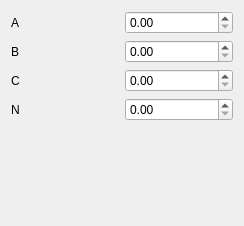
<?xml version="1.0" encoding="UTF-8"?>
<ui version="4.0">
 <class>ConicSpiralConfig</class>
 <widget class="QWidget" name="ConicSpiralConfig">
  <property name="geometry">
   <rect>
    <x>0</x>
    <y>0</y>
    <width>244</width>
    <height>226</height>
   </rect>
  </property>
  <property name="windowTitle">
   <string>Form</string>
  </property>
  <layout class="QGridLayout" name="gridLayout_2">
   <item row="0" column="0">
    <layout class="QGridLayout" name="gridLayout">
     <item row="2" column="1">
      <widget class="QDoubleSpinBox" name="cSpinBox">
       <property name="singleStep">
        <double>0.100000000000000</double>
       </property>
      </widget>
     </item>
     <item row="2" column="0">
      <widget class="QLabel" name="label_3">
       <property name="text">
        <string>C</string>
       </property>
      </widget>
     </item>
     <item row="0" column="0">
      <widget class="QLabel" name="label">
       <property name="text">
        <string>A</string>
       </property>
      </widget>
     </item>
     <item row="1" column="0">
      <widget class="QLabel" name="label_2">
       <property name="text">
        <string>B</string>
       </property>
      </widget>
     </item>
     <item row="3" column="0">
      <widget class="QLabel" name="label_4">
       <property name="text">
        <string>N</string>
       </property>
      </widget>
     </item>
     <item row="3" column="1">
      <widget class="QDoubleSpinBox" name="nSpinBox">
       <property name="singleStep">
        <double>0.100000000000000</double>
       </property>
      </widget>
     </item>
     <item row="0" column="1">
      <widget class="QDoubleSpinBox" name="aSpinBox">
       <property name="singleStep">
        <double>0.100000000000000</double>
       </property>
      </widget>
     </item>
     <item row="1" column="1">
      <widget class="QDoubleSpinBox" name="bSpinBox">
       <property name="singleStep">
        <double>0.100000000000000</double>
       </property>
      </widget>
     </item>
     <item row="4" column="0">
      <spacer name="verticalSpacer">
       <property name="orientation">
        <enum>Qt::Vertical</enum>
       </property>
       <property name="sizeHint" stdset="0">
        <size>
         <width>20</width>
         <height>40</height>
        </size>
       </property>
      </spacer>
     </item>
    </layout>
   </item>
  </layout>
 </widget>
 <resources/>
 <connections/>
</ui>
